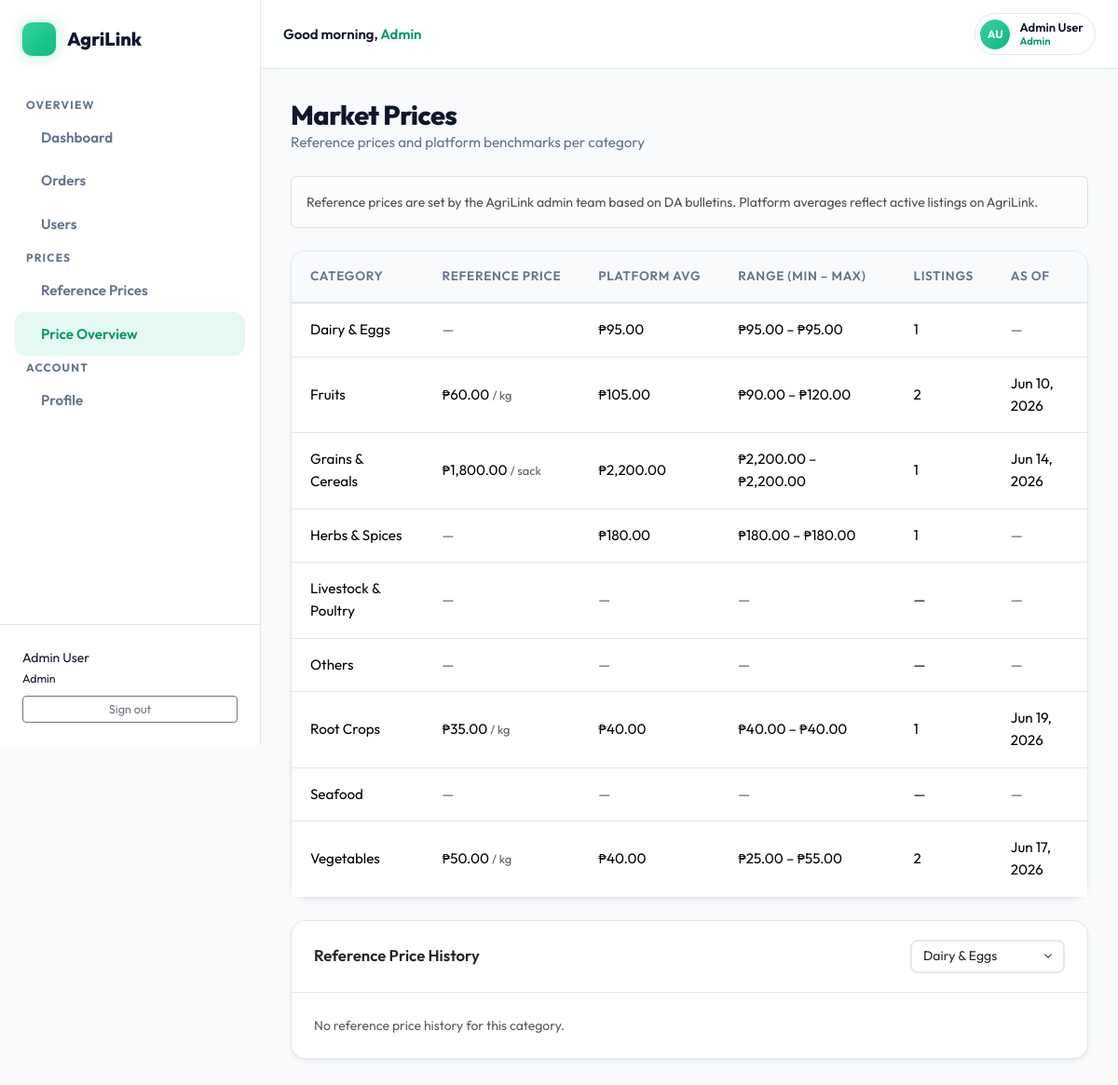
/market-prices.php (signed in), run on the app's committed database.
### tables this page shows
CREATE TABLE `categories` (
  `id` int(10) UNSIGNED NOT NULL,
  `name` varchar(100) NOT NULL,
  `slug` varchar(100) NOT NULL,
  `created_at` timestamp NOT NULL DEFAULT current_timestamp(),
  `updated_at` timestamp NOT NULL DEFAULT current_timestamp() ON UPDATE current_timestamp()
);

CREATE TABLE `market_prices` (
  `id` int(10) UNSIGNED NOT NULL,
  `category_id` int(10) UNSIGNED NOT NULL,
  `unit_type` varchar(30) NOT NULL DEFAULT 'kg',
  `reference_price` decimal(10,2) NOT NULL,
  `effective_date` date NOT NULL,
  `notes` text DEFAULT NULL,
  `admin_id` int(10) UNSIGNED NOT NULL,
  `created_at` timestamp NOT NULL DEFAULT current_timestamp(),
  `updated_at` timestamp NOT NULL DEFAULT current_timestamp() ON UPDATE current_timestamp()
);

### includes/helpers.php (called while the page is built, shortened)
<?php
function url(string $path = ''): string
{
    return APP_BASE . $path;
}
function peso(float $amount): string
{
    return '₱' . number_format($amount, 2);
}
function userInitials(string $name): string
{
    $parts = preg_split('/\s+/', trim($name));
    if (count($parts) >= 2) {
        return strtoupper(substr($parts[0], 0, 1) . substr($parts[count($parts) - 1], 0, 1));
    }
    return strtoupper(substr($name, 0, 2));
}
function timeGreeting(): string
{
    $hour = (int) date('G');
    if ($hour < 12) {
        return 'Good morning';
    }
    return 'Good evening';
}

### includes/auth.php (called while the page is built, shortened)
<?php
require_once __DIR__ . '/helpers.php';
function currentUser(): ?array
{
    return $_SESSION['user'] ?? null;
}
function currentRole(): ?string
{
    return $_SESSION['user']['role'] ?? null;
}

### classes/MarketPrice.php (called while the page is built, shortened)
<?php
class MarketPrice
{
    private PDO $pdo;
    public function __construct(PDO $pdo)
    {
        $this->pdo = $pdo;
    }
    public function getReferencePrice(int $categoryId): ?array
    {
        $stmt = $this->pdo->prepare(
            "SELECT mp.*, u.name AS admin_name, c.name AS category_name
             FROM market_prices mp
             JOIN users u ON u.id = mp.admin_id
             JOIN categories c ON c.id = mp.category_id
             WHERE mp.category_id = ? AND mp.effective_date <= CURDATE()
             ORDER BY mp.effective_date DESC, mp.id DESC
             LIMIT 1"
        );
        $stmt->execute([$categoryId]);
        return $stmt->fetch() ?: null;
    }
    public function getPlatformBenchmark(int $categoryId): ?array
    {
        $stmt = $this->pdo->prepare(
            "SELECT
                AVG(price_per_unit) AS avg_price,
                MIN(price_per_unit) AS min_price,
                MAX(price_per_unit) AS max_price,
                COUNT(*)           AS listing_count
             FROM products
             WHERE category_id = ? AND is_available = 1 AND stock_quantity > 0"
        );
        $stmt->execute([$categoryId]);
        $row = $stmt->fetch();
        if (!$row || $row['listing_count'] == 0) return null;
        return [
            'avg_price'     => (float)$row['avg_price'],
            'min_price'     => (float)$row['min_price'],
            'max_price'     => (float)$row['max_price'],
            'listing_count' => (int)$row['listing_count'],
        ];
    }
    public function categoryPriceOverview(): array
    {
        $stmt = $this->pdo->query('SELECT id, name FROM categories ORDER BY name');
        $categories = $stmt->fetchAll();
        $rows = [];
        foreach ($categories as $cat) {
            $ref      = $this->getReferencePrice($cat['id']);
            $platform = $this->getPlatformBenchmark($cat['id']);
            $rows[] = [
                'category_id'   => $cat['id'],
                'category_name' => $cat['name'],
                'reference'     => $ref,
                'platform'      => $platform,
            ];
        }
        return $rows;
    }
}

### market-prices.php (the view, shortened to what this page needs)
<?php
require_once __DIR__ . '/includes/auth.php';
require_once __DIR__ . '/includes/helpers.php';
require_once __DIR__ . '/classes/MarketPrice.php';
$pdo     = Database::getInstance();
$mpModel = new MarketPrice($pdo);
$overview  = $mpModel->categoryPriceOverview();
$catStmt    = $pdo->query('SELECT id, name FROM categories ORDER BY name');
$categories = $catStmt->fetchAll();
$selectedCatId = (int)($_GET['cat'] ?? ($categories[0]['id'] ?? 0));
$historyRows   = $selectedCatId ? $mpModel->referencePriceHistory($selectedCatId) : [];
$activeNav = currentRole() === 'admin' ? 'price-overview' : 'market-prices';
require_once __DIR__ . '/includes/sidebar.php';
?>
<div class="page-header d-flex align-items-center justify-content-between flex-wrap gap-2 mb-4">
    <div>
        <h1 class="page-title mb-0">Market Prices</h1>
        <p class="page-subtitle mb-0">Reference prices and platform benchmarks per category</p>
    </div>
</div>
<div class="alert alert-light border mb-4" style="font-size:0.875rem">
    Reference prices are set by the <?= htmlspecialchars(APP_NAME, ENT_QUOTES, 'UTF-8') ?> admin team based on DA bulletins. Platform averages reflect active listings on <?= htmlspecialchars(APP_NAME, ENT_QUOTES, 'UTF-8') ?>.
</div>
<div class="card shadow-sm mb-4">
    <div class="table-responsive">
        <table class="table table-agri align-middle mb-0">
            <thead>
                <tr>
                    <th>Category</th>
                    <th>Reference Price</th>
                    <th>Platform Avg</th>
                    <th>Range (Min – Max)</th>
                    <th>Listings</th>
                    <th>As of</th>
                </tr>
            </thead>
            <tbody>
                <?php foreach ($overview as $row): ?>
                <tr>
                    <td class="fw-600"><?= htmlspecialchars($row['category_name'], ENT_QUOTES, 'UTF-8') ?></td>
                    <td>
                        <?php if ($row['reference']): ?>
                            <?= peso((float)$row['reference']['reference_price']) ?>
                            <span class="text-muted" style="font-size:0.8rem">/ <?= htmlspecialchars($row['reference']['unit_type'], ENT_QUOTES, 'UTF-8') ?></span>
                        <?php else: ?>
                            <span class="text-muted">—</span>
                        <?php endif; ?>
                    </td>
                    <td>
                        <?php if ($row['platform']): ?>
                            <?= peso($row['platform']['avg_price']) ?>
                        <?php else: ?>
                            <span class="text-muted">—</span>
                        <?php endif; ?>
                    </td>
                    <td>
                        <?php if ($row['platform']): ?>
                            <?= peso($row['platform']['min_price']) ?> – <?= peso($row['platform']['max_price']) ?>
                        <?php else: ?>
                            <span class="text-muted">—</span>
                        <?php endif; ?>
                    </td>
                    <td>
                        <?php echo $row['platform'] ? (int)$row['platform']['listing_count'] : '—' ?>
                    </td>
                    <td>
                        <?php if ($row['reference']): ?>
                            <?= date('M j, Y', strtotime($row['reference']['effective_date'])) ?>
                        <?php else: ?>
                            <span class="text-muted">—</span>
                        <?php endif; ?>
                    </td>
                </tr>
                <?php endforeach; ?>
            </tbody>
        </table>
    </div>
</div>
<div class="card shadow-sm">
    <div class="card-header bg-white fw-semibold d-flex align-items-center justify-content-between flex-wrap gap-2">
        Reference Price History
        <form method="get" class="d-flex align-items-center gap-2">
            <select name="cat" class="form-select form-select-sm" style="width:auto" onchange="this.form.submit()">
                <?php foreach ($categories as $cat): ?>
                    <option value="<?= $cat['id'] ?>" <?= $selectedCatId === (int)$cat['id'] ? 'selected' : '' ?>>
                        <?= htmlspecialchars($cat['name'], ENT_QUOTES, 'UTF-8') ?>
                    </option>
                <?php endforeach; ?>
            </select>
        </form>
    </div>
    <div class="card-body p-4">
        <?php if (empty($historyRows)): ?>
            <p class="text-muted mb-0" style="font-size:0.875rem">No reference price history for this category.</p>
        <?php else: ?>
            <canvas id="historyChart" height="80"></canvas>
        <?php endif; ?>
    </div>
</div>
<?php
require_once __DIR__ . '/includes/sidebar_end.php';
?>

### includes/sidebar.php (shortened to what this page needs)
<?php
$role = currentRole();
$user = currentUser();
$topbarFirstName = explode(' ', trim($user['name'] ?? ''), 2)[0] ?: 'there';
require_once __DIR__ . '/helpers.php';
function nav_active(string $key, string $active): string
{
    return $key === $active ? 'active' : '';
}
?>
<!DOCTYPE html>
<html lang="en">
<head>
    <link href="https://cdn.jsdelivr.net/npm/bootstrap@5.3.3/dist/css/bootstrap.min.css" rel="stylesheet">
    <link href="<?= url('/assets/css/agrilink.css') ?>" rel="stylesheet">
    <?php require __DIR__ . '/head_assets.php'; ?>
</head>
<body>
    <aside class="agri-sidebar" id="sidebar">
        <a class="agri-sidebar-brand"
            href="<?= url($role === 'admin' ? '/admin/dashboard.php' : '/farmer/dashboard.php') ?>">
            <span class="brand-icon"><i class="ti ti-flower"></i></span>
            <?= htmlspecialchars(APP_NAME, ENT_QUOTES, 'UTF-8') ?>
        </a>
        <?php if ($role === 'farmer'): ?>
            <ul class="agri-nav">
                <li><span class="agri-nav-section">Main</span></li>
                <li>
                    <a href="<?= url('/farmer/dashboard.php') ?>" class="<?= nav_active('dashboard', $activeNav ?? '') ?>">
                        <i class="ti ti-layout-dashboard"></i> Dashboard
                    </a>
                </li>
                <li>
                    <a href="<?= url('/farmer/products.php') ?>" class="<?= nav_active('products', $activeNav ?? '') ?>">
                        <i class="ti ti-package"></i> Products
                    </a>
                </li>
                <li>
                    <a href="<?= url('/farmer/orders.php') ?>" class="<?= nav_active('orders', $activeNav ?? '') ?>">
                        <i class="ti ti-receipt"></i> Orders
                    </a>
                </li>
                <li>
                    <a href="<?= url('/farmer/logistics.php') ?>" class="<?= nav_active('logistics', $activeNav ?? '') ?>">
                        <i class="ti ti-truck"></i> Logistics
                    </a>
                </li>
                <li><span class="agri-nav-section">Tools</span></li>
                <li>
                    <a href="<?= url('/market-prices.php') ?>" class="<?= nav_active('market-prices', $activeNav ?? '') ?>">
                        <i class="ti ti-trending-up"></i> Market Prices
                    </a>
                </li>
                <li>
                    <a href="<?= url('/farmer/sample-products.php') ?>"
                        class="<?= nav_active('sample-products', $activeNav ?? '') ?>">
                        <i class="ti ti-stars"></i> Sample Products
                    </a>
                </li>
                <li><span class="agri-nav-section">Account</span></li>
                <li>
                    <a href="<?= url('/profile.php') ?>" class="<?= nav_active('profile', $activeNav ?? '') ?>">
                        <i class="ti ti-user-circle"></i> Profile
                    </a>
                </li>
            </ul>
        <?php elseif ($role === 'admin'): ?>
            <ul class="agri-nav">
                <li><span class="agri-nav-section">Overview</span></li>
                <li>
                    <a href="<?= url('/admin/dashboard.php') ?>" class="<?= nav_active('dashboard', $activeNav ?? '') ?>">
                        <i class="ti ti-dashboard"></i> Dashboard
                    </a>
                </li>
                <li>
                    <a href="<?= url('/admin/orders.php') ?>" class="<?= nav_active('orders', $activeNav ?? '') ?>">
                        <i class="ti ti-receipt"></i> Orders
                    </a>
                </li>
                <li>
                    <a href="<?= url('/admin/users.php') ?>" class="<?= nav_active('users', $activeNav ?? '') ?>">
                        <i class="ti ti-users"></i> Users
                    </a>
                </li>
                <li><span class="agri-nav-section">Prices</span></li>
                <li>
                    <a href="<?= url('/admin/market-prices.php') ?>"
                        class="<?= nav_active('market-prices', $activeNav ?? '') ?>">
                        <i class="ti ti-tag"></i> Reference Prices
                    </a>
                </li>
                <li>
                    <a href="<?= url('/market-prices.php') ?>"
                        class="<?= nav_active('price-overview', $activeNav ?? '') ?>">
                        <i class="ti ti-trending-up"></i> Price Overview
                    </a>
                </li>
                <li><span class="agri-nav-section">Account</span></li>
                <li>
                    <a href="<?= url('/profile.php') ?>" class="<?= nav_active('profile', $activeNav ?? '') ?>">
                        <i class="ti ti-user-circle"></i> Profile
                    </a>
                </li>
            </ul>
        <?php endif; ?>
        <div class="agri-sidebar-footer">
            <div class="fw-600" style="font-size:0.875rem;color:var(--agri-text)">
                <?= htmlspecialchars($user['name'] ?? '', ENT_QUOTES, 'UTF-8') ?>
            </div>
            <div style="font-size:0.775rem;margin-top:0.1rem;text-transform:capitalize">
                <?= htmlspecialchars($role ?? '', ENT_QUOTES, 'UTF-8') ?>
            </div>
            <form method="post" action="<?= url('/logout.php') ?>" class="mt-2">
                <button type="submit" class="btn btn-sm btn-outline-secondary w-100" style="font-size:0.8rem">Sign
                    out</button>
            </form>
        </div>
    </aside>
    <div class="agri-main">
        <header class="agri-topbar">
            <div class="agri-topbar-start">
                <p class="agri-topbar-greeting"><?= timeGreeting() ?>,
                    <span class="agri-topbar-greeting-name"><?= htmlspecialchars($topbarFirstName, ENT_QUOTES, 'UTF-8') ?></span>
                </p>
            </div>
            <div class="agri-topbar-actions">
                <a href="<?= url('/profile.php') ?>" class="agri-topbar-user" title="My profile">
                    <span
                        class="agri-topbar-avatar"><?= htmlspecialchars(userInitials($user['name'] ?? ''), ENT_QUOTES, 'UTF-8') ?></span>
                    <span class="agri-topbar-user-info d-none d-lg-flex">
                        <span
                            class="agri-topbar-user-name"><?= htmlspecialchars($user['name'] ?? '', ENT_QUOTES, 'UTF-8') ?></span>
                        <span
                            class="agri-topbar-user-role"><?= htmlspecialchars($role ?? '', ENT_QUOTES, 'UTF-8') ?></span>
                    </span>
                </a>
            </div>
        </header>
        <main class="agri-content">

### includes/head_assets.php
<link rel="stylesheet" href="https://cdn.jsdelivr.net/npm/@tabler/icons-webfont@3.34.0/dist/tabler-icons.min.css">
<link rel="stylesheet" href="https://cdn.jsdelivr.net/npm/vex-js@4.1.0/dist/css/vex.css">

### includes/sidebar_end.php (shortened to what this page needs)
    </main>
</div>
</body>
</html>

### data on the page
categories: name "Dairy & Eggs", avg_price "₱95.00", min_price "₱95.00", max_price "₱95.00", listing_count "1"
market_prices: reference_price "₱60.00", unit_type "kg", effective_date "Jun 10, 2026"
market_prices: reference_price "₱1,800.00", unit_type "sack", effective_date "Jun 14, 2026"
categories: name "Herbs & Spices", avg_price "₱180.00", min_price "₱180.00", max_price "₱180.00", listing_count "1"
categories: name "Livestock & Poultry"
categories: name "Others"
market_prices: reference_price "₱35.00", unit_type "kg", effective_date "Jun 19, 2026"
categories: name "Seafood"
market_prices: reference_price "₱50.00", unit_type "kg", effective_date "Jun 17, 2026"

### other printed values
APP_NAME "AgriLink"
$user['name'] "Admin User"
$role "Admin"
timeGreeting() "Good morning"
$topbarFirstName "Admin"
userInitials($user['name'] ?? '') "AU"
$row['category_name'] "Fruits"
peso($row['platform']['avg_price']) "₱105.00"
peso($row['platform']['min_price']) "₱90.00"
peso($row['platform']['max_price']) "₱120.00"
$row['platform']['listing_count'] "2"
$row['category_name'] "Grains & Cereals"
peso($row['platform']['avg_price']) "₱2,200.00"
peso($row['platform']['min_price']) "₱2,200.00"
peso($row['platform']['max_price']) "₱2,200.00"
